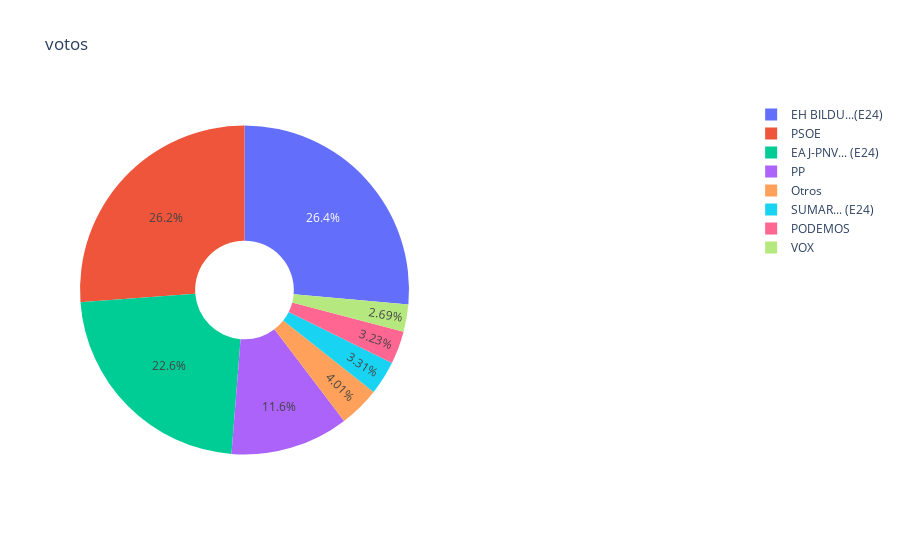

Notebook code cell kept with this figure:
### Code cell
fig = {
  "data": [
    {
      "values": df2024_final["suma"],
      "labels": df2024_final.index,
      "domain": {"x": [0, .5]},
      "name": "Number Of Students Rates",
      "hoverinfo":"label+percent+name",
      "hole": 0.3,
      "type": "pie"
    },],
  "layout": {
        "title":"votos",
        "annotations": [
            { "font": { "size": 20},
              "showarrow": False,
              "text": "",
                "x": 0.13,
                "y": 1.1
            },
        ]
    }
}
iplot(fig)

### Figure 1 — Plotly figure (JSON) as saved in the notebook; plotly's stock layout.template omitted (floating-point values rounded to 4 significant figures)
{"data": [{"domain": {"x": [0, 0.5]}, "hole": 0.3, "hoverinfo": "label+percent+name", "labels": ["EH BILDU...(E24)", "PSOE", "EAJ-PNV... (E24)", "PP", "SUMAR... (E24)", "PODEMOS", "VOX", "Otros"], "name": "Number Of Students Rates", "type": "pie", "values": [229581, 227710, 196152, 101060, 28806, 28083, 23417, 34890]}], "layout": {"annotations": [{"font": {"size": 20}, "showarrow": false, "text": "", "x": 0.13, "y": 1.1}], "title": {"text": "votos"}}}
